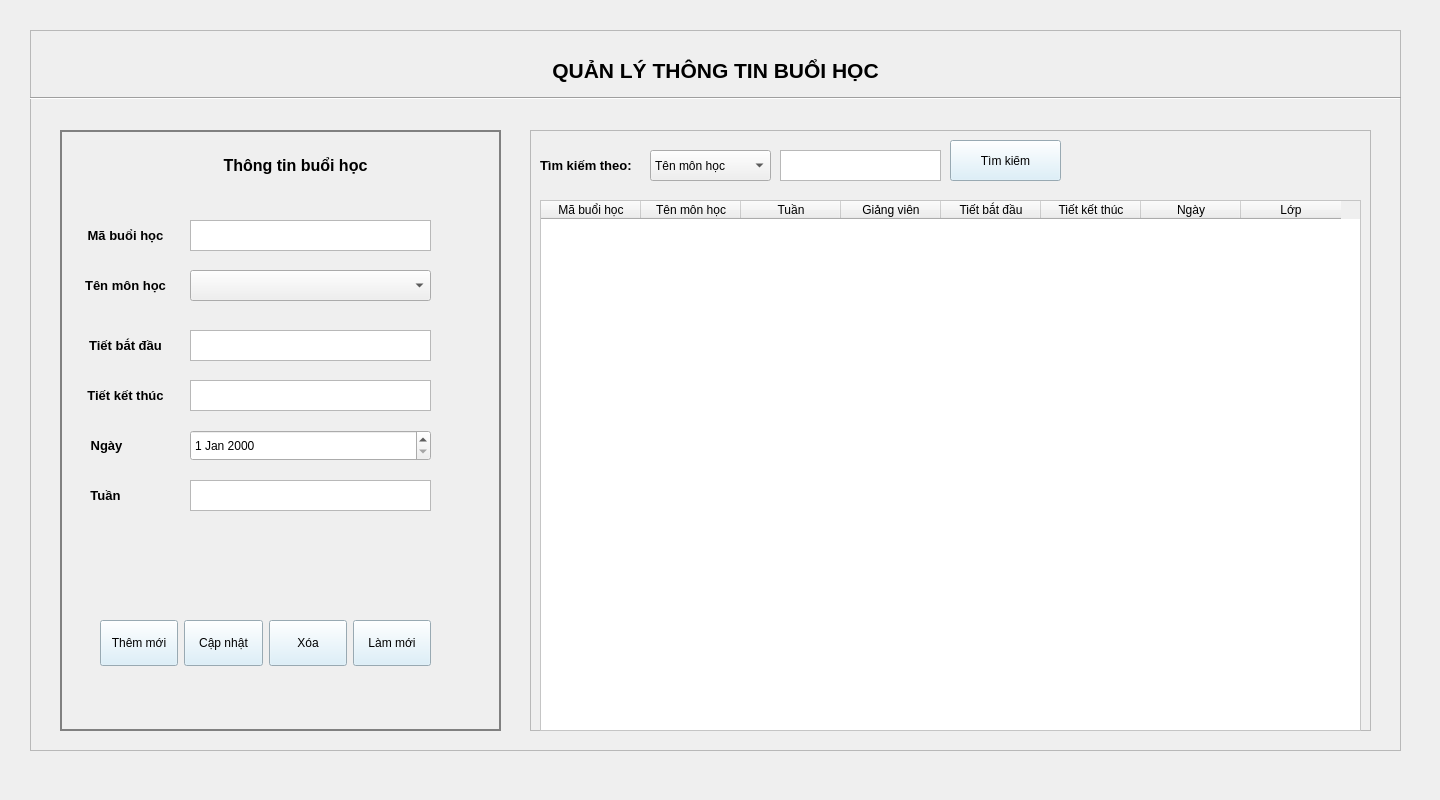
<?xml version="1.0" encoding="UTF-8"?>
<ui version="4.0">
 <class>Session</class>
 <widget class="QWidget" name="Session">
  <property name="geometry">
   <rect>
    <x>0</x>
    <y>0</y>
    <width>1440</width>
    <height>800</height>
   </rect>
  </property>
  <property name="maximumSize">
   <size>
    <width>1440</width>
    <height>800</height>
   </size>
  </property>
  <property name="windowTitle">
   <string>Form</string>
  </property>
  <widget class="QFrame" name="frame">
   <property name="geometry">
    <rect>
     <x>30</x>
     <y>30</y>
     <width>1371</width>
     <height>721</height>
    </rect>
   </property>
   <property name="styleSheet">
    <string notr="true">
QPushButton{
	padding: 15px 5px;
	background-color: #D5EDF9;
}
#gridLayout{
	border: 1px solid black;
}
</string>
   </property>
   <property name="frameShape">
    <enum>QFrame::StyledPanel</enum>
   </property>
   <property name="frameShadow">
    <enum>QFrame::Raised</enum>
   </property>
   <widget class="QLabel" name="label_title">
    <property name="geometry">
     <rect>
      <x>0</x>
      <y>0</y>
      <width>1371</width>
      <height>81</height>
     </rect>
    </property>
    <property name="styleSheet">
     <string notr="true"/>
    </property>
    <property name="text">
     <string>&lt;html&gt;&lt;head/&gt;&lt;body&gt;&lt;p align=&quot;center&quot;&gt;&lt;span style=&quot; font-size:16pt; font-weight:600;&quot;&gt;QUẢN LÝ THÔNG TIN BUỔI HỌC&lt;/span&gt;&lt;/p&gt;&lt;/body&gt;&lt;/html&gt;</string>
    </property>
   </widget>
   <widget class="QFrame" name="tt">
    <property name="geometry">
     <rect>
      <x>30</x>
      <y>100</y>
      <width>441</width>
      <height>601</height>
     </rect>
    </property>
    <property name="styleSheet">
     <string notr="true">#tt{
	border: 2px solid grey;
}
QPushButton{
	padding: 15px 5px;
	background-color: #D5EDF9;
}
#gridLayout{
	border: 1px solid black;
}
</string>
    </property>
    <property name="frameShape">
     <enum>QFrame::StyledPanel</enum>
    </property>
    <property name="frameShadow">
     <enum>QFrame::Raised</enum>
    </property>
    <widget class="QLabel" name="label">
     <property name="geometry">
      <rect>
       <x>140</x>
       <y>20</y>
       <width>191</width>
       <height>31</height>
      </rect>
     </property>
     <property name="styleSheet">
      <string notr="true"/>
     </property>
     <property name="text">
      <string>&lt;html&gt;&lt;head/&gt;&lt;body&gt;&lt;p align=&quot;center&quot;&gt;&lt;span style=&quot; font-size:12pt; font-weight:600;&quot;&gt;Thông tin buổi học&lt;/span&gt;&lt;/p&gt;&lt;/body&gt;&lt;/html&gt;</string>
     </property>
    </widget>
    <widget class="QLabel" name="label_2">
     <property name="geometry">
      <rect>
       <x>20</x>
       <y>90</y>
       <width>91</width>
       <height>31</height>
      </rect>
     </property>
     <property name="text">
      <string>&lt;html&gt;&lt;head/&gt;&lt;body&gt;&lt;p align=&quot;center&quot;&gt;&lt;span style=&quot; font-size:10pt; font-weight:600;&quot;&gt;Mã buổi học&lt;/span&gt;&lt;/p&gt;&lt;/body&gt;&lt;/html&gt;</string>
     </property>
    </widget>
    <widget class="QLabel" name="label_3">
     <property name="geometry">
      <rect>
       <x>20</x>
       <y>200</y>
       <width>91</width>
       <height>31</height>
      </rect>
     </property>
     <property name="text">
      <string>&lt;html&gt;&lt;head/&gt;&lt;body&gt;&lt;p align=&quot;center&quot;&gt;&lt;span style=&quot; font-size:10pt; font-weight:600;&quot;&gt;Tiết bắt đầu&lt;/span&gt;&lt;/p&gt;&lt;/body&gt;&lt;/html&gt;</string>
     </property>
    </widget>
    <widget class="QLabel" name="label_4">
     <property name="geometry">
      <rect>
       <x>20</x>
       <y>250</y>
       <width>91</width>
       <height>31</height>
      </rect>
     </property>
     <property name="text">
      <string>&lt;html&gt;&lt;head/&gt;&lt;body&gt;&lt;p align=&quot;center&quot;&gt;&lt;span style=&quot; font-size:10pt; font-weight:600;&quot;&gt;Tiết kết thúc&lt;/span&gt;&lt;/p&gt;&lt;/body&gt;&lt;/html&gt;</string>
     </property>
    </widget>
    <widget class="QLabel" name="label_5">
     <property name="geometry">
      <rect>
       <x>21</x>
       <y>300</y>
       <width>51</width>
       <height>31</height>
      </rect>
     </property>
     <property name="text">
      <string>&lt;html&gt;&lt;head/&gt;&lt;body&gt;&lt;p align=&quot;center&quot;&gt;&lt;span style=&quot; font-size:10pt; font-weight:600;&quot;&gt;Ngày&lt;/span&gt;&lt;/p&gt;&lt;/body&gt;&lt;/html&gt;</string>
     </property>
    </widget>
    <widget class="QLabel" name="label_7">
     <property name="geometry">
      <rect>
       <x>20</x>
       <y>350</y>
       <width>51</width>
       <height>31</height>
      </rect>
     </property>
     <property name="text">
      <string>&lt;html&gt;&lt;head/&gt;&lt;body&gt;&lt;p align=&quot;center&quot;&gt;&lt;span style=&quot; font-size:10pt; font-weight:600;&quot;&gt;Tuần&lt;/span&gt;&lt;/p&gt;&lt;/body&gt;&lt;/html&gt;</string>
     </property>
    </widget>
    <widget class="QLabel" name="label_9">
     <property name="geometry">
      <rect>
       <x>20</x>
       <y>140</y>
       <width>91</width>
       <height>31</height>
      </rect>
     </property>
     <property name="text">
      <string>&lt;html&gt;&lt;head/&gt;&lt;body&gt;&lt;p align=&quot;center&quot;&gt;&lt;span style=&quot; font-size:10pt; font-weight:600;&quot;&gt;Tên môn học&lt;/span&gt;&lt;/p&gt;&lt;/body&gt;&lt;/html&gt;</string>
     </property>
    </widget>
    <widget class="QTextEdit" name="txt_maBH">
     <property name="geometry">
      <rect>
       <x>130</x>
       <y>90</y>
       <width>241</width>
       <height>31</height>
      </rect>
     </property>
    </widget>
    <widget class="QTextEdit" name="txt_gioBD">
     <property name="geometry">
      <rect>
       <x>130</x>
       <y>200</y>
       <width>241</width>
       <height>31</height>
      </rect>
     </property>
    </widget>
    <widget class="QTextEdit" name="txt_gioKT">
     <property name="geometry">
      <rect>
       <x>130</x>
       <y>250</y>
       <width>241</width>
       <height>31</height>
      </rect>
     </property>
    </widget>
    <widget class="QWidget" name="horizontalLayoutWidget">
     <property name="geometry">
      <rect>
       <x>40</x>
       <y>490</y>
       <width>331</width>
       <height>47</height>
      </rect>
     </property>
     <layout class="QHBoxLayout" name="horizontalLayout">
      <item>
       <widget class="QPushButton" name="btn_them">
        <property name="text">
         <string>Thêm mới</string>
        </property>
       </widget>
      </item>
      <item>
       <widget class="QPushButton" name="btn_sua">
        <property name="text">
         <string>Cập nhật</string>
        </property>
       </widget>
      </item>
      <item>
       <widget class="QPushButton" name="btn_xoa">
        <property name="text">
         <string>Xóa</string>
        </property>
       </widget>
      </item>
      <item>
       <widget class="QPushButton" name="btn_lammoi">
        <property name="styleSheet">
         <string notr="true"/>
        </property>
        <property name="text">
         <string>Làm mới</string>
        </property>
       </widget>
      </item>
     </layout>
    </widget>
    <widget class="QDateEdit" name="ngayHoc">
     <property name="geometry">
      <rect>
       <x>130</x>
       <y>300</y>
       <width>241</width>
       <height>31</height>
      </rect>
     </property>
    </widget>
    <widget class="QComboBox" name="cb_mh">
     <property name="geometry">
      <rect>
       <x>130</x>
       <y>140</y>
       <width>241</width>
       <height>31</height>
      </rect>
     </property>
    </widget>
    <widget class="QTextEdit" name="txt_tuan">
     <property name="geometry">
      <rect>
       <x>130</x>
       <y>350</y>
       <width>241</width>
       <height>31</height>
      </rect>
     </property>
    </widget>
   </widget>
   <widget class="QFrame" name="frame1">
    <property name="geometry">
     <rect>
      <x>500</x>
      <y>100</y>
      <width>841</width>
      <height>601</height>
     </rect>
    </property>
    <property name="styleSheet">
     <string notr="true">#table_bh{
	background-color: rgb(255, 255, 255);
}</string>
    </property>
    <property name="frameShape">
     <enum>QFrame::StyledPanel</enum>
    </property>
    <property name="frameShadow">
     <enum>QFrame::Raised</enum>
    </property>
    <widget class="QLabel" name="label_10">
     <property name="geometry">
      <rect>
       <x>10</x>
       <y>20</y>
       <width>91</width>
       <height>31</height>
      </rect>
     </property>
     <property name="text">
      <string>&lt;html&gt;&lt;head/&gt;&lt;body&gt;&lt;p align=&quot;center&quot;&gt;&lt;span style=&quot; font-size:10pt; font-weight:600;&quot;&gt;Tìm kiếm theo:&lt;/span&gt;&lt;/p&gt;&lt;/body&gt;&lt;/html&gt;</string>
     </property>
    </widget>
    <widget class="QComboBox" name="cb_timkiem">
     <property name="geometry">
      <rect>
       <x>120</x>
       <y>20</y>
       <width>121</width>
       <height>31</height>
      </rect>
     </property>
     <item>
      <property name="text">
       <string>Tên môn học</string>
      </property>
     </item>
     <item>
      <property name="text">
       <string>Giảng viên</string>
      </property>
     </item>
    </widget>
    <widget class="QTextEdit" name="txt_timkiem">
     <property name="geometry">
      <rect>
       <x>250</x>
       <y>20</y>
       <width>161</width>
       <height>31</height>
      </rect>
     </property>
    </widget>
    <widget class="QPushButton" name="btn_timkiem">
     <property name="geometry">
      <rect>
       <x>420</x>
       <y>10</y>
       <width>111</width>
       <height>41</height>
      </rect>
     </property>
     <property name="text">
      <string>Tìm kiếm</string>
     </property>
    </widget>
    <widget class="QTableWidget" name="table_bh">
     <property name="geometry">
      <rect>
       <x>10</x>
       <y>70</y>
       <width>821</width>
       <height>531</height>
      </rect>
     </property>
     <property name="selectionBehavior">
      <enum>QAbstractItemView::SelectRows</enum>
     </property>
     <column>
      <property name="text">
       <string>Mã buổi học</string>
      </property>
     </column>
     <column>
      <property name="text">
       <string>Tên môn học</string>
      </property>
     </column>
     <column>
      <property name="text">
       <string>Tuần</string>
      </property>
     </column>
     <column>
      <property name="text">
       <string>Giảng viên</string>
      </property>
     </column>
     <column>
      <property name="text">
       <string>Tiết bắt đầu</string>
      </property>
     </column>
     <column>
      <property name="text">
       <string>Tiết kết thúc</string>
      </property>
     </column>
     <column>
      <property name="text">
       <string>Ngày</string>
      </property>
     </column>
     <column>
      <property name="text">
       <string>Lớp</string>
      </property>
     </column>
    </widget>
   </widget>
   <widget class="Line" name="line">
    <property name="geometry">
     <rect>
      <x>0</x>
      <y>60</y>
      <width>1371</width>
      <height>16</height>
     </rect>
    </property>
    <property name="orientation">
     <enum>Qt::Horizontal</enum>
    </property>
   </widget>
  </widget>
 </widget>
 <resources/>
 <connections/>
</ui>
